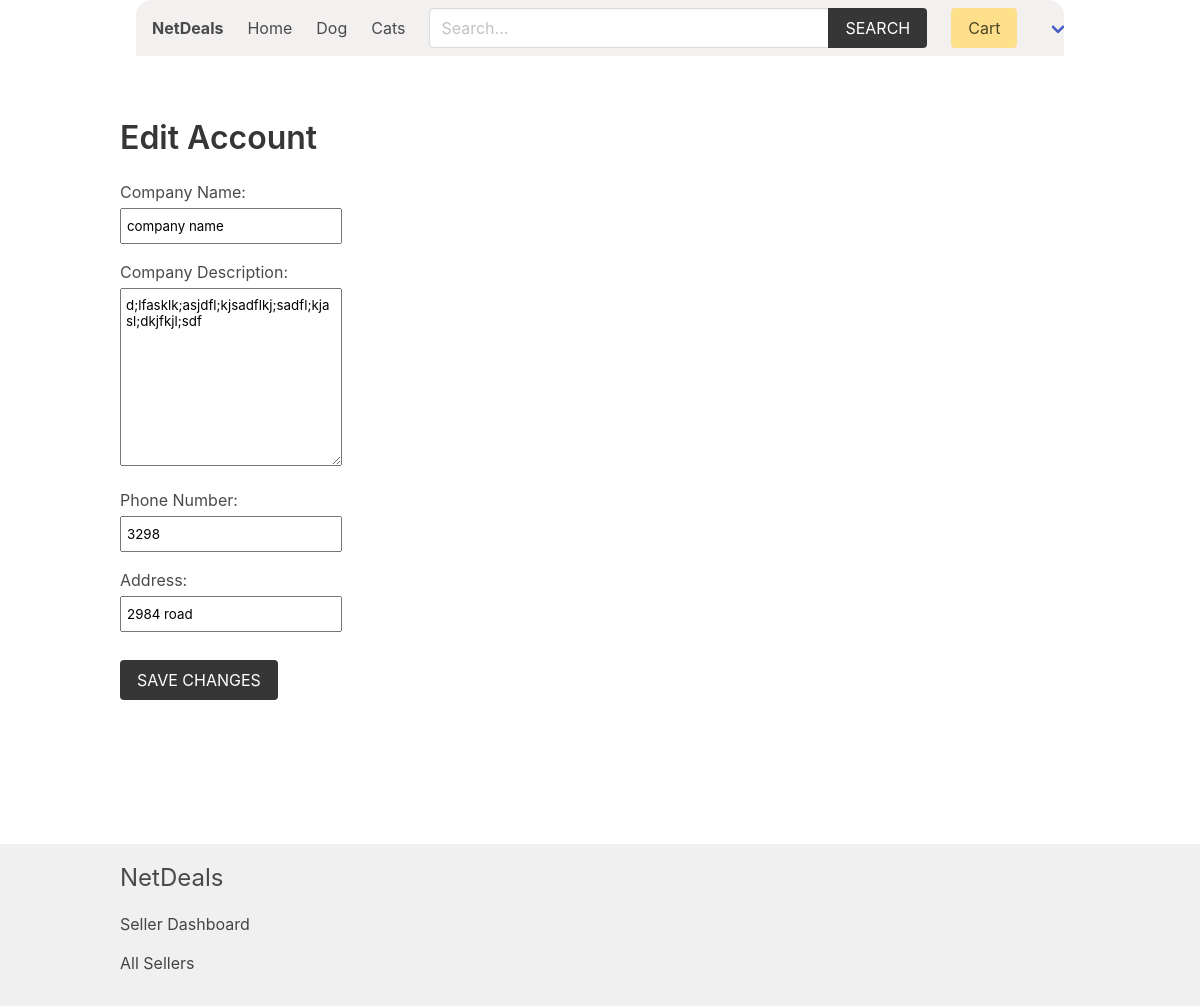
Screenshot of /seller/edit-seller/ (signed in) with the database file from the repository.
### product/models.py (models this page shows, shortened)
class Category(models.Model):
    title = models.CharField(max_length=50)
    slug = models.SlugField(max_length=55)
    ordering = models.IntegerField(default=0)
    class Meta:
        ordering = ['ordering']

### accounts/models.py (models this page shows, shortened)
class SellerProfile(models.Model):
    is_approved = models.BooleanField(default=False) # for admin approval
    phone_number = models.CharField(max_length=15, null=True, blank=True)
    address = models.CharField(max_length=255, null=True, blank=True)
    user = models.OneToOneField(CustomUser, on_delete=models.CASCADE)
    company_name = models.CharField(max_length=100, null=True, blank=True)
    company_description = models.TextField(null=True, blank=True)

### seller/views.py (the view)
# urls.py: path('edit-seller/', views.edit_seller, name="edit-seller"),
@login_required
@is_seller_approved
def edit_seller(request):
    if request.user.role != 'seller':
        return redirect('core:home')
    seller_profile = request.user.sellerprofile
    if request.method == 'POST':
        form = SellerUserCreationForm(request.POST, instance=seller_profile)
        if form.is_valid():
            form.save()
            request.user.save()
    else:
        form = SellerUserCreationForm(instance=seller_profile)
    context = {'form': form}
    return render(request, 'seller/edit_seller.html', context)

### accounts/forms.py
class SellerUserCreationForm(forms.ModelForm):
    phone_number = forms.CharField(max_length=15, required=False)
    address = forms.CharField(max_length=255, required=False)
    class Meta:
        model = SellerProfile
        fields = ('company_name', 'company_description', 'phone_number', 'address')

### cart/cart.py (called while the page is built)
    def __len__(self):
        return sum(item['quantity'] for item in self.cart.values())

### cart/context_processors.py (called while the page is built)
def cart(request):
    return {'cart': Cart(request)}

### product/context_processors.py (called while the page is built)
def menu_categories(request):
    categories = Category.objects.all()
    return {'categories': categories}

### templates/seller/edit_seller.html (shortened to what this page needs)
{% extends 'core/base.html' %}
{% block content %}
    <h1 class="title">Edit Account</h1>
    <form method="post" action=".">
        <div class="columns">
            <div class="column is-3">
                <div class="field">
                    <label for="id_company_name">Company Name: </label>
                    <br>
                    {{ form.company_name }}
                </div>
                <div class="field">
                    <label for="id_company_description">Company Description: </label>
                    <br>
                    {{ form.company_description }}
                </div>
                <div class="field">
                    <label for="id_phone_number">Phone Number: </label>
                    <br>
                    {{ form.phone_number }}
                </div>
                <div class="field">
                    <label for="id_address">Address: </label>
                    <br>
                    {{ form.address }}
                </div>
            </div>
        </div>
        <div class="field">
            <div class="control">
                <button class="button is-dark is-uppercase">Save changes</button>
            </div>
        </div>
    </form>
{% endblock %}

### templates/core/base.html (shortened to what this page needs)
{% load static %}
{% load product_filters %}
<!DOCTYPE html>
<html lang="en">
<head>
    <link rel="stylesheet" href="https://cdn.jsdelivr.net/npm/bulma@0.9.2/css/bulma.min.css">
    <link rel="stylesheet" href="{% static 'css/main.css' %}">
</head>
<body>
    <div class="container px-4">
        <nav class="navbar px-4" role="navigation" aria-label="main navigation">
            <div class="navbar-brand">
                <a class="navbar-item" href="{% url 'core:home' %}">
                    <h1><strong>NetDeals</strong></h1>
                </a>
            </div>
            <div id="navbarBasicExample" class="navbar-menu">
                <div class="navbar-start">
                <a class="navbar-item" href="{% url 'core:home' %}">
                    Home
                </a>
                {% for category in categories %}
                    <a class="navbar-item" href="{% url 'product:category' category.slug %}">
                        {{category.title}}
                    </a>
                {% endfor %}
                </div>
                <div class="navbar-start">
                    <div class="navbar-item">
                        <form method="get" action="{% url 'product:search' %}">
                            <div class="field has-addons">
                                <div class="control">
                                    <input type="search" name="query" id="" class="input" placeholder="Search...">
                                </div>
                                <div class="control">
                                    <button class="button is-dark is-uppercase">Search</button>
                                </div>
                            </div>
                        </form>
                    </div>
                </div>
                <div class="navbar-end">
                <div class="navbar-item">
                    <a href="{% url 'cart:cart' %}" class="button is-warning">Cart {% if cart %}({{cart|length}}){% endif %}</a>
                </div>
                {% if user.role == 'seller' %}
                <div class="navbar-item has-dropdown is-hoverable">
                    <a class="navbar-link is-capitalized">
                    </a>
                </div>
                {% endif %}
                </div>
            </div>
            </nav>
    </div>
    <section class="section">
        <div class="container">
            {% block content %}{% endblock content %}
        </div>
    </section>
    <div class="main-content-wrapper">
        <section class="section">
        </section>
    </div>
    <footer class="footer">
        <div class="container">
            <h3 class="is-size-4 mb-4">NetDeals</h3>
            {% if user.role == 'seller' %}
                <a href="{% url 'seller:seller-dashboard' %}">Seller Dashboard</a>
            {% endif %}
            <br>
            <a href="{% url 'seller:sellers' %}">All Sellers</a>
        </div>
    </footer>
</body>
</html>

### core/static/css/main.css (style rules this page uses)
.footer a { margin-bottom: 15px; display: inline-block; color: #444; }

### templates/core/base.html (style rules this page uses)
.navbar { z-index: 1000; background-color: #f3f0f0; border-radius: 1rem 1rem 0 0; margin-bottom: 1rem; width: 100%; position: relative; }
.navbar .input { width: 400px; }
.navbar .field.has-addons { width: 100%; }
body { display: flex; flex-direction: column; min-height: 100vh; }
.main-content-wrapper { flex-grow: 1; }
.footer { background-color: #f0f0f0; padding: 1rem 0; }

### templates/seller/edit_seller.html (style rules this page uses)
#id_company_name,#id_company_description, #id_address, #id_phone_number { width: 100%; padding: 8px 5px; margin: 4px 0; box-sizing: border-box; }

### rows the page displays
Category: title "Dog"
Category: title "Cats"
SellerProfile: company_name "company name", company_description "d;lfasklk;asjdfl;kjsadflkj;sadfl;kjasl;dkjfkjl;sdf", phone_number "3298", address "2984 road"
